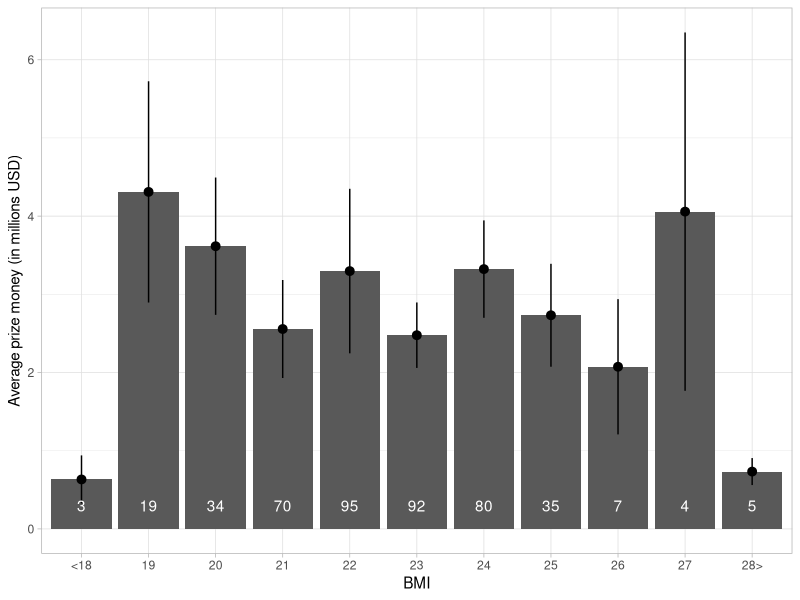
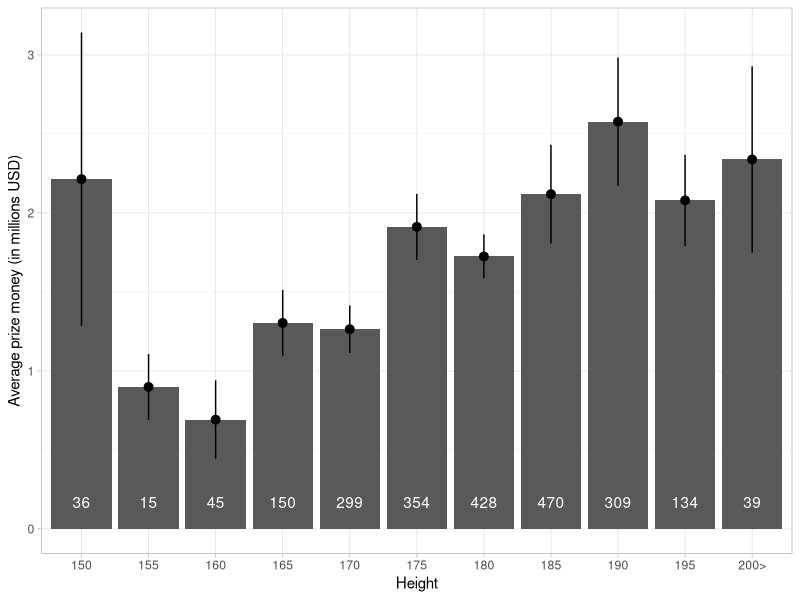

Source code (R) for these figures, in order:
library(tidyverse)
library(ggplot2)

graph1 <- read_csv("huge_csv.csv") |>
  filter(height != 0) |>
  mutate(BMI = (weight/1000)/(height^2)) |>
  mutate(weight_kg = weight/1000)

#Graph BMI/Money
BMI_filtered <- graph1 |> 
  filter(!is.na(BMI)) |> 
  mutate(BMI_bin = case_when(
    BMI < 18.5 ~ "<18",
    BMI >= 27.5 ~ "28>",
    TRUE ~ as.character(round(BMI))
  )) |>
  group_by(BMI_bin) |>
  summarise(average_money = mean(prize_money),
            sd_money = sd(prize_money),
            n = n()) |>
  mutate(
    se_money = sd_money / sqrt(n),
    lower_money = average_money - se_money,
    upper_money = average_money + se_money)

ggplot(data = BMI_filtered) +
  aes(x = BMI_bin, y = average_money) +
  theme_light() +
  scale_x_discrete() +
  scale_y_continuous(labels = scales::number_format(scale = 1e-6, accuracy = 1, suffix = "")) + 
  stat_summary_bin(fun = "mean", geom = "col", binwidth = 1) +
  labs(y = "Average prize money (in millions USD)",
       x = "BMI") +
  geom_pointrange(aes(ymin = lower_money, ymax = upper_money, na.rm = NULL)) +
  geom_text(aes(label = n), y = 300000, color = 'white')

# #Graph Height/Money 
# ggplot(data = graph1) +
#   aes(x = height, y = prize_money) +
#   scale_y_log10() +
#   theme_light() +
#   geom_point(position = position_jitter(0.008)) +
#   geom_smooth(method = "lm") +
#   labs(x = "Height (m)",
#        y = "Prize Money (usd)")

# ggplot(data = graph1) +
#   aes(x = weight_kg, y = prize_money) +
#   scale_y_log10() +
#   theme_light() +
#   geom_point(position = position_jitter(0.01)) +
#   geom_smooth(method = "lm") +
#   labs(x = "Weight (kg)",
#        y = "Prize Money (usd)")

height_filtered <- graph1 |> 
  filter(!is.na(height)) |> 
  mutate(height_bin = case_when(
    height >= 1.975 ~ "200>",
    TRUE ~ as.character(round(height*20)*5)
  )) |>
  group_by(height_bin) |>
  summarise(average_money = mean(prize_money),
            sd_money = sd(prize_money),
            n = n()) |>
  mutate(
    se_money = sd_money / sqrt(n),
    lower_money = average_money - se_money,
    upper_money = average_money + se_money)

ggplot(data = height_filtered) +
  aes(x = height_bin, y = average_money) +
  theme_light() +
  scale_x_discrete() +
  scale_y_continuous(labels = scales::number_format(scale = 1e-6, accuracy = 1, suffix = "")) + 
  stat_summary_bin(fun = "mean", geom = "col", binwidth = 5) +
  labs(y = "Average prize money (in millions USD)",
       x = "Height") +
  geom_pointrange(aes(ymin = lower_money, ymax = upper_money, na.rm = NULL)) +
  geom_text(aes(label = n), y = 170000, color = 'white')

# ggplot(data = graph1) +
#   aes(x = weight_kg, y = prize_money) +
#   theme_light() +
#   scale_x_continuous(breaks = seq(45, 105, by = 5)) +
#   stat_summary_bin(fun = "mean", geom = "col", binwidth = 5) +
#   labs(y = "Average Prize Money (usd)",
#        x = "Weight (kg)")

# ggplot(data = graph1) +
#   aes(x = year, y = prize_money) +
#   theme_light() +
#   scale_x_continuous(breaks = seq(1930, 2000, by = 10)) +
#   stat_summary_bin(fun = "mean", geom = "col", binwidth = 5) +
#   labs(y = "Average Prize Money (usd)",
#        x = "Birth Year")

# ggplot(data = graph1) +
#   aes(x = month, y = prize_money) +
#   theme_light() +
#   scale_x_continuous(breaks = seq(1, 12, by = 1)) +
#   stat_summary_bin(fun = "mean", geom = "col", binwidth = 1) +
#   labs(y = "Average Prize Money (usd)",
#        x = "Birth Month")

